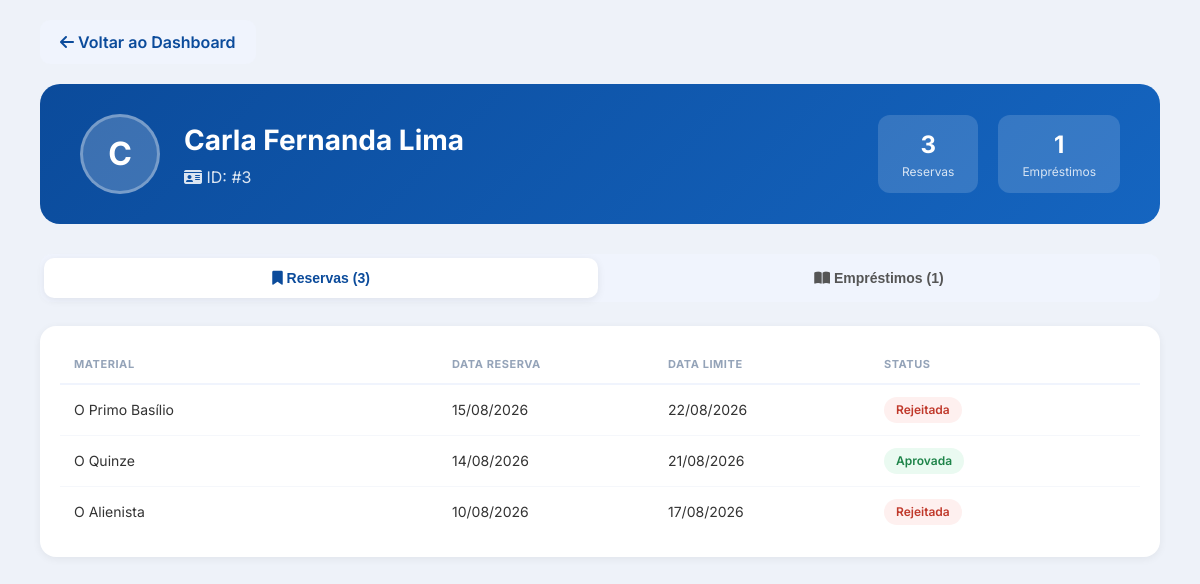
The app's page /adm/perfil_aluno.php?id=3 (signed in) with its own data.
### tables this page shows
CREATE TABLE `reservas` (
  `id_reserva` int(11) NOT NULL,
  `id_aluno` bigint(20) UNSIGNED NOT NULL,
  `id_catalogo` int(11) DEFAULT NULL,
  `titulo_item` varchar(255) NOT NULL,
  `data_reserva` datetime DEFAULT current_timestamp(),
  `data_limite` date DEFAULT NULL,
  `status` enum('pendente','aprovada','rejeitada','expirada') DEFAULT 'pendente'
);

### adm/perfil_aluno.php (the view, shortened to what this page needs)
<?php
require_once __DIR__ . '/../includes/config.php';
$id_aluno = isset($_GET['id']) ? intval($_GET['id']) : 0;
$db = null;
if (isset($conn)) $db = $conn;
elseif (isset($conexao)) $db = $conexao;
elseif (isset($pdo)) $db = $pdo;
$nome_aluno = 'Aluno';
if ($db instanceof mysqli) {
    $stmt = $db->prepare("SELECT nome_aluno FROM login_aluno WHERE id_aluno = ?");
    $stmt->bind_param('i', $id_aluno);
    $stmt->execute();
    $result = $stmt->get_result();
    if ($row = $result->fetch_assoc()) {
        $nome_aluno = $row['nome_aluno'];
    }
} elseif ($db instanceof PDO) {
    $stmt = $db->prepare("SELECT nome_aluno FROM login_aluno WHERE id_aluno = ?");
    $stmt->execute([$id_aluno]);
    if ($row = $stmt->fetch(PDO::FETCH_ASSOC)) {
        $nome_aluno = $row['nome_aluno'];
    }
}
$reservas = [];
$sql_reservas = "SELECT id_reserva AS id, titulo_item AS material, data_reserva, data_limite, status
                 FROM reservas
                 WHERE id_aluno = ?
                 ORDER BY data_reserva DESC";
if ($db instanceof mysqli) {
    $stmt = $db->prepare($sql_reservas);
    $stmt->bind_param('i', $id_aluno);
    $stmt->execute();
    $result = $stmt->get_result();
    $reservas = $result->fetch_all(MYSQLI_ASSOC);
} elseif ($db instanceof PDO) {
    $stmt = $db->prepare($sql_reservas);
    $stmt->execute([$id_aluno]);
    $reservas = $stmt->fetchAll(PDO::FETCH_ASSOC);
}
$emprestimos = [];
$sql_emprestimos = "SELECT id_emprestimo AS id, titulo_item AS material, data_emprestimo, data_devolucao_prevista, status
                    FROM emprestimos
                    WHERE id_aluno = ?
                    ORDER BY data_emprestimo DESC";
if ($db instanceof mysqli) {
    $stmt = $db->prepare($sql_emprestimos);
    $stmt->bind_param('i', $id_aluno);
    $stmt->execute();
    $result = $stmt->get_result();
    $emprestimos = $result->fetch_all(MYSQLI_ASSOC);
} elseif ($db instanceof PDO) {
    $stmt = $db->prepare($sql_emprestimos);
    $stmt->execute([$id_aluno]);
    $emprestimos = $stmt->fetchAll(PDO::FETCH_ASSOC);
}
?>
<!DOCTYPE html>
<html lang="pt-BR">
<head>
    <link rel="stylesheet" href="https://cdnjs.cloudflare.com/ajax/libs/font-awesome/6.5.0/css/all.min.css">
    <link rel="stylesheet" href="../assets/css/dashboard_adm.css">
    <link rel="stylesheet" href="../assets/css/perfil_aluno.css?v=<?= time() ?>">
</head>
<body>
    <div class="main-content">
        <a href="dashboard_adm.php" class="btn-voltar">
            <i class="fas fa-arrow-left"></i> Voltar ao Dashboard
        </a>
        <div class="perfil-header">
            <div class="perfil-avatar-grande">
                <?= strtoupper(substr($nome_aluno, 0, 1)) ?>
            </div>
            <div class="perfil-info">
                <h1><?= htmlspecialchars($nome_aluno) ?></h1>
                <p><i class="fas fa-id-card"></i> ID: #<?= $id_aluno ?></p>
            </div>
            <div class="perfil-stats">
                <div class="stat-item">
                    <div class="numero"><?= count($reservas) ?></div>
                    <div class="label">Reservas</div>
                </div>
                <div class="stat-item">
                    <div class="numero"><?= count($emprestimos) ?></div>
                    <div class="label">Empréstimos</div>
                </div>
            </div>
        </div>
        <div class="perfil-tabs">
            <button class="active" onclick="showTab('reservas')">
                <i class="fas fa-bookmark"></i> Reservas (<?= count($reservas) ?>)
            </button>
            <button onclick="showTab('emprestimos')">
                <i class="fas fa-book-open"></i> Empréstimos (<?= count($emprestimos) ?>)
            </button>
        </div>
        <div class="tab-content active" id="tab-reservas">
            <?php if (empty($reservas)): ?>
                <div class="empty-state">
                    <h3>Nenhuma reserva</h3>
                    <p>Este aluno não possui reservas ativas.</p>
                </div>
            <?php else: ?>
                <div class="card-section">
                    <div class="table-wrapper">
                        <table class="admin-table">
                            <thead>
                                <tr>
                                    <th>Material</th>
                                    <th>Data Reserva</th>
                                    <th>Data Limite</th>
                                    <th>Status</th>
                                </tr>
                            </thead>
                            <tbody>
                                <?php foreach ($reservas as $r): ?>
                                <tr>
                                    <td><?= htmlspecialchars($r['material']) ?></td>
                                    <td><?= date('d/m/Y', strtotime($r['data_reserva'])) ?></td>
                                    <td><?= date('d/m/Y', strtotime($r['data_limite'])) ?></td>
                                    <td><span class="status-badge status-<?= $r['status'] ?>"><?= ucfirst($r['status']) ?></span></td>
                                </tr>
                                <?php endforeach; ?>
                            </tbody>
                        </table>
                    </div>
                </div>
            <?php endif; ?>
        </div>
    </div>
</body>
</html>

### assets/css/dashboard_adm.css (style rules this page uses)
* { margin: 0; padding: 0; box-sizing: border-box; }
html, body { overflow-x: hidden; max-width: 100%; }
body { font-family: 'Inter', sans-serif; background-color: #eef2f9; color: #1f1f1f; line-height: 1.5; }
.main-content { margin-left: 240px; transition: margin-left 0.4s ease; min-height: 100vh; }
.card-section { background: #ffffff; border-radius: 18px; padding: 24px; box-shadow: 0 4px 16px rgba(0,0,0,0.06); }
.table-wrapper { overflow-x: auto; }
.admin-table { width: 100%; border-collapse: collapse; font-size: 14px; }
.admin-table thead th { text-align: left; padding: 10px 14px; font-size: 11px; font-weight: 700; color: #94a3b8; text-transform: uppercase; letter-spacing: 0.05em; border-bottom: 2px solid #f0f4fd; }
.admin-table tbody td { padding: 13px 14px; border-bottom: 1px solid #f5f7fb; color: #333; vertical-align: middle; }
.admin-table tbody tr:last-child td { border-bottom: none; }
.status-badge { display: inline-flex; align-items: center; gap: 5px; font-size: 11px; font-weight: 700; padding: 4px 10px; border-radius: 20px; }
.status-aprovada { background: #eafaf1; color: #1e8449; }

### assets/css/perfil_aluno.css (style rules this page uses)
.perfil-header { background: linear-gradient(135deg, #0b4b9b 0%, #1565c0 100%); color: white; padding: 30px 40px; border-radius: 20px; margin-bottom: 30px; display: flex; align-items: center; gap: 24px; flex-wrap: wrap; }
.perfil-avatar-grande { width: 80px; height: 80px; border-radius: 50%; background: rgba(255, 255, 255, 0.2); display: flex; align-items: center; justify-content: center; font-size: 32px; font-weight: 700; border: 3px solid rgba(255, 255, 255, 0.3); }
.perfil-info h1 { font-size: 28px; margin: 0 0 4px 0; }
.perfil-info p { opacity: 0.85; margin: 0; font-size: 16px; }
.perfil-stats { display: flex; gap: 20px; margin-left: auto; flex-wrap: wrap; }
.perfil-stats .stat-item { text-align: center; background: rgba(255, 255, 255, 0.15); padding: 12px 24px; border-radius: 12px; }
.perfil-stats .stat-item .numero { font-size: 24px; font-weight: 700; }
.perfil-stats .stat-item .label { font-size: 12px; opacity: 0.8; }
.perfil-tabs { display: flex; gap: 4px; background: #f0f4fd; border-radius: 12px; padding: 4px; margin-bottom: 24px; }
.perfil-tabs button { flex: 1; padding: 12px 20px; border: none; border-radius: 10px; background: transparent; font-weight: 600; font-size: 14px; cursor: pointer; transition: all 0.3s; color: #555; }
.perfil-tabs button.active { background: #fff; color: #0b4b9b; box-shadow: 0 2px 8px rgba(0, 0, 0, 0.08); }
.tab-content { display: none; }
.tab-content.active { display: block; }
.btn-voltar { background: #f0f4fd; border: none; padding: 10px 20px; border-radius: 10px; font-weight: 600; color: #0b4b9b; cursor: pointer; transition: background 0.2s; margin-bottom: 20px; text-decoration: none; display: inline-block; }
.status-badge { display: inline-block; padding: 4px 12px; border-radius: 20px; font-size: 12px; font-weight: 600; }
.status-aprovada { background: #eafaf1; color: #1e8449; }
.status-rejeitada { background: #fef0ef; color: #c0392b; }
.card-section { background: #fff; border-radius: 16px; padding: 20px; box-shadow: 0 2px 8px rgba(0, 0, 0, 0.06); }
.table-wrapper { overflow-x: auto; }
.admin-table { width: 100%; border-collapse: collapse; font-size: 14px; }
.admin-table thead th { text-align: left; padding: 10px 14px; font-size: 11px; font-weight: 700; color: #94a3b8; text-transform: uppercase; border-bottom: 2px solid #f0f4fd; }
.admin-table tbody td { padding: 12px 14px; border-bottom: 1px solid #f5f7fb; color: #333; }
.admin-table tbody tr:last-child td { border-bottom: none; }
.admin-table th:nth-child(1), .admin-table td:nth-child(1) { width: 35%; }
.admin-table th:nth-child(2), .admin-table td:nth-child(2) { width: 20%; }
.admin-table th:nth-child(3), .admin-table td:nth-child(3) { width: 20%; }
.admin-table th:nth-child(4), .admin-table td:nth-child(4) { width: 25%; }
.main-content { margin-left: 0; padding: 20px 40px 60px; }

### records on screen
reservas: titulo_item "O Primo Basílio", data_reserva "15/08/2026", data_limite "22/08/2026", status "Rejeitada"
reservas: titulo_item "O Quinze", data_reserva "14/08/2026", data_limite "21/08/2026", status "Aprovada"
reservas: titulo_item "O Alienista", data_reserva "10/08/2026", data_limite "17/08/2026", status "Rejeitada"

### other values on screen
substr($nome_aluno, 0, 1) "C"
$nome_aluno "Carla Fernanda Lima"
$id_aluno "3"
count($reservas) "3"
count($emprestimos) "1"
